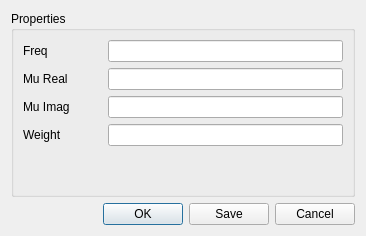
<?xml version="1.0" encoding="UTF-8"?>
<ui version="4.0">
 <class>W_MaterialDispersionFit_MagneticCell</class>
 <widget class="QDialog" name="W_MaterialDispersionFit_MagneticCell">
  <property name="geometry">
   <rect>
    <x>0</x>
    <y>0</y>
    <width>366</width>
    <height>236</height>
   </rect>
  </property>
  <property name="windowTitle">
   <string>Properties</string>
  </property>
  <layout class="QGridLayout" name="gridLayout_11">
   <item row="1" column="0">
    <widget class="QDialogButtonBox" name="buttonBox">
     <property name="orientation">
      <enum>Qt::Horizontal</enum>
     </property>
     <property name="standardButtons">
      <set>QDialogButtonBox::Cancel|QDialogButtonBox::Ok|QDialogButtonBox::Save</set>
     </property>
    </widget>
   </item>
   <item row="0" column="0">
    <widget class="QGroupBox" name="groupBox">
     <property name="title">
      <string>Properties</string>
     </property>
     <layout class="QGridLayout" name="gridLayout" rowstretch="0,0,0,0,1" columnstretch="1,3">
      <item row="0" column="0">
       <widget class="QLabel" name="label">
        <property name="text">
         <string>Freq</string>
        </property>
       </widget>
      </item>
      <item row="0" column="1">
       <widget class="QLineEdit" name="lineEdit_Freq"/>
      </item>
      <item row="1" column="0">
       <widget class="QLabel" name="label_3">
        <property name="text">
         <string>Mu Real</string>
        </property>
       </widget>
      </item>
      <item row="1" column="1">
       <widget class="QLineEdit" name="lineEdit_Real"/>
      </item>
      <item row="2" column="0" colspan="2">
       <widget class="QStackedWidget" name="stackedWidget">
        <property name="currentIndex">
         <number>0</number>
        </property>
        <widget class="QWidget" name="page">
         <layout class="QHBoxLayout" name="horizontalLayout" stretch="1,3">
          <property name="leftMargin">
           <number>0</number>
          </property>
          <property name="topMargin">
           <number>0</number>
          </property>
          <property name="rightMargin">
           <number>0</number>
          </property>
          <property name="bottomMargin">
           <number>0</number>
          </property>
          <item>
           <widget class="QLabel" name="label_5">
            <property name="text">
             <string>Mu Imag</string>
            </property>
           </widget>
          </item>
          <item>
           <widget class="QLineEdit" name="lineEdit_Imag"/>
          </item>
         </layout>
        </widget>
        <widget class="QWidget" name="page_2">
         <layout class="QHBoxLayout" name="horizontalLayout_2" stretch="1,3">
          <property name="leftMargin">
           <number>0</number>
          </property>
          <property name="topMargin">
           <number>0</number>
          </property>
          <property name="rightMargin">
           <number>0</number>
          </property>
          <property name="bottomMargin">
           <number>0</number>
          </property>
          <item>
           <widget class="QLabel" name="label_6">
            <property name="text">
             <string>Mu Tand</string>
            </property>
           </widget>
          </item>
          <item>
           <widget class="QLineEdit" name="lineEdit_Tand"/>
          </item>
         </layout>
        </widget>
       </widget>
      </item>
      <item row="3" column="0">
       <widget class="QLabel" name="label_4">
        <property name="text">
         <string>Weight</string>
        </property>
       </widget>
      </item>
      <item row="3" column="1">
       <widget class="QLineEdit" name="lineEdit_Weight"/>
      </item>
      <item row="4" column="1">
       <spacer name="verticalSpacer">
        <property name="orientation">
         <enum>Qt::Vertical</enum>
        </property>
        <property name="sizeHint" stdset="0">
         <size>
          <width>20</width>
          <height>40</height>
         </size>
        </property>
       </spacer>
      </item>
     </layout>
    </widget>
   </item>
  </layout>
 </widget>
 <resources/>
 <connections>
  <connection>
   <sender>buttonBox</sender>
   <signal>rejected()</signal>
   <receiver>W_MaterialDispersionFit_MagneticCell</receiver>
   <slot>reject()</slot>
   <hints>
    <hint type="sourcelabel">
     <x>226</x>
     <y>237</y>
    </hint>
    <hint type="destinationlabel">
     <x>237</x>
     <y>210</y>
    </hint>
   </hints>
  </connection>
 </connections>
</ui>
